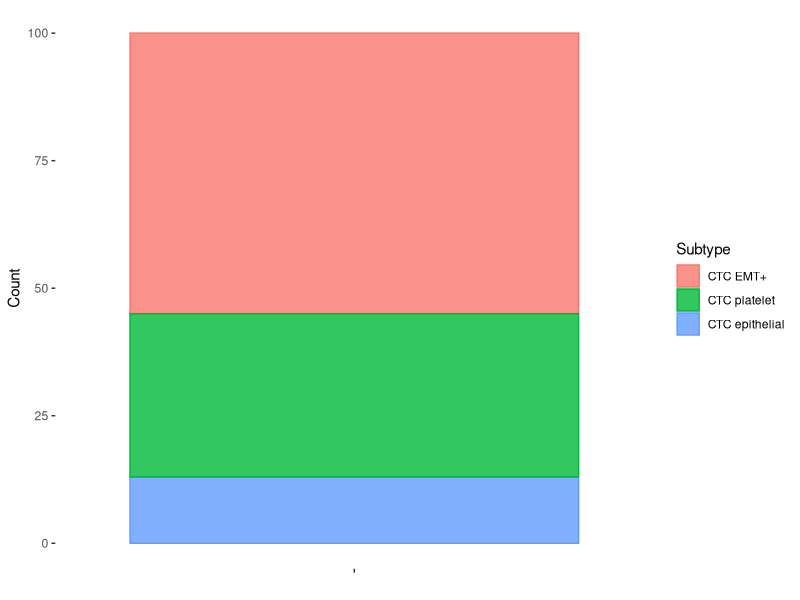

Here is the R script that generated this plot:
#!/usr/bin/env Rscript

library(dplyr)
library(tidyr)
library(ggplot2)

a <- c( c(55,32,13),c(30,32,13))
b <- rep(c('CTC EMT+','CTC platelet','CTC epithelial'),2)
d <- c(rep('Published',3),rep('Expected',3))
p <- data.frame(frac = a,name = b,annotate=d) %>%
	spread(annotate,frac) %>%
	mutate(Expected = Expected/sum(Expected)*100,
		Published = Published/sum(Published)*100) %>%
	gather(annotate,frac,-name) %>%
	mutate(annotate = factor(annotate,levels=c('Published','Expected')),
		name = factor(name,levels=(c('CTC EMT+','CTC platelet','CTC epithelial')))) %>%
	filter(annotate=='Published') %>%
	rev() %>%
	ggplot(aes(x='CTC Heterogenity',y=frac,fill=name,color=name,
			order = -as.numeric(name)))+
		geom_bar(stat='identity',alpha=0.8)+
#		facet_wrap(~annotate)+
		labs(x= ' ',y='Count',fill='Subtype',color='Subtype')+
		theme(panel.background=element_blank(),
			panel.grid=element_blank(),
			axis.text.x=element_blank())
ggsave(p,file='CTC_heterogeneity.pdf',height=7,width=4)
